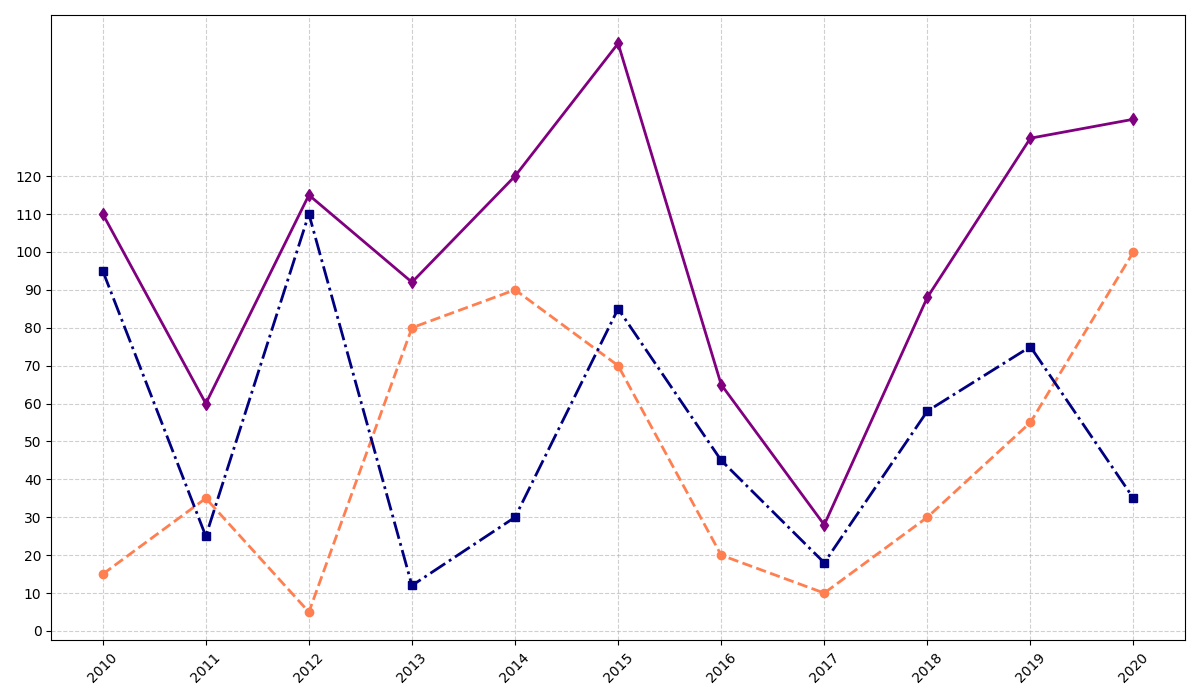

Generate this figure with Python:
import matplotlib.pyplot as plt
import numpy as np

years = np.arange(2010, 2021)

solar_energy = np.array([15, 35, 5, 80, 90, 70, 20, 10, 30, 55, 100])
wind_energy = np.array([95, 25, 110, 12, 30, 85, 45, 18, 58, 75, 35])
total_energy = solar_energy + wind_energy

plt.figure(figsize=(12, 7))
plt.plot(years, solar_energy, color='coral', linestyle='--', marker='o', linewidth=2)
plt.plot(years, wind_energy, color='navy', linestyle='-.', marker='s', linewidth=2)
plt.plot(years, total_energy, color='purple', linestyle='-', marker='d', linewidth=2)
plt.grid(True, linestyle='--', alpha=0.6)
plt.xticks(years, rotation=45)
plt.yticks(np.arange(0, 121, 10))
plt.tight_layout()
plt.show()
